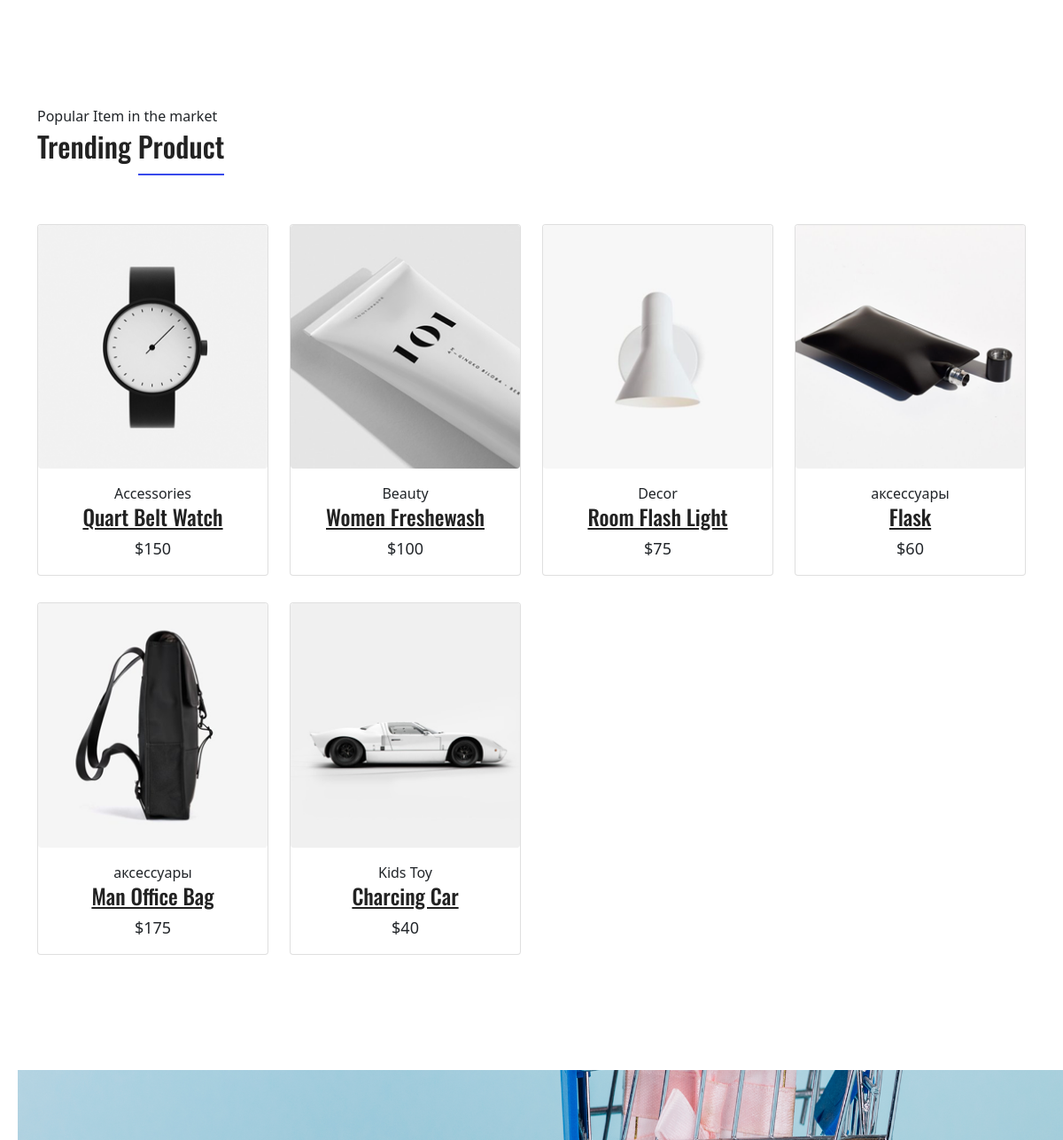
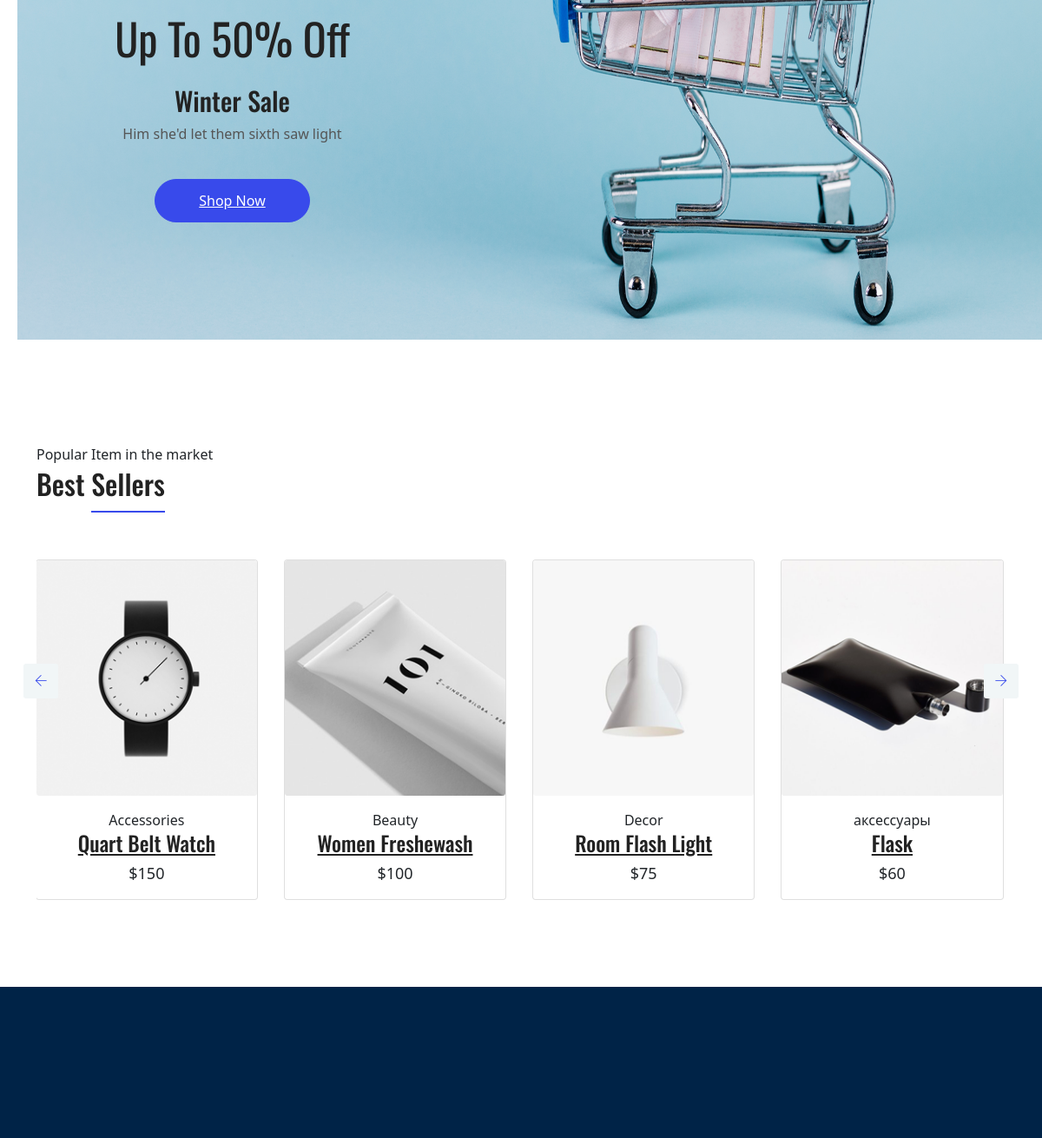
Before: / (middle part) with the older database file (2 pictures, top to bottom).
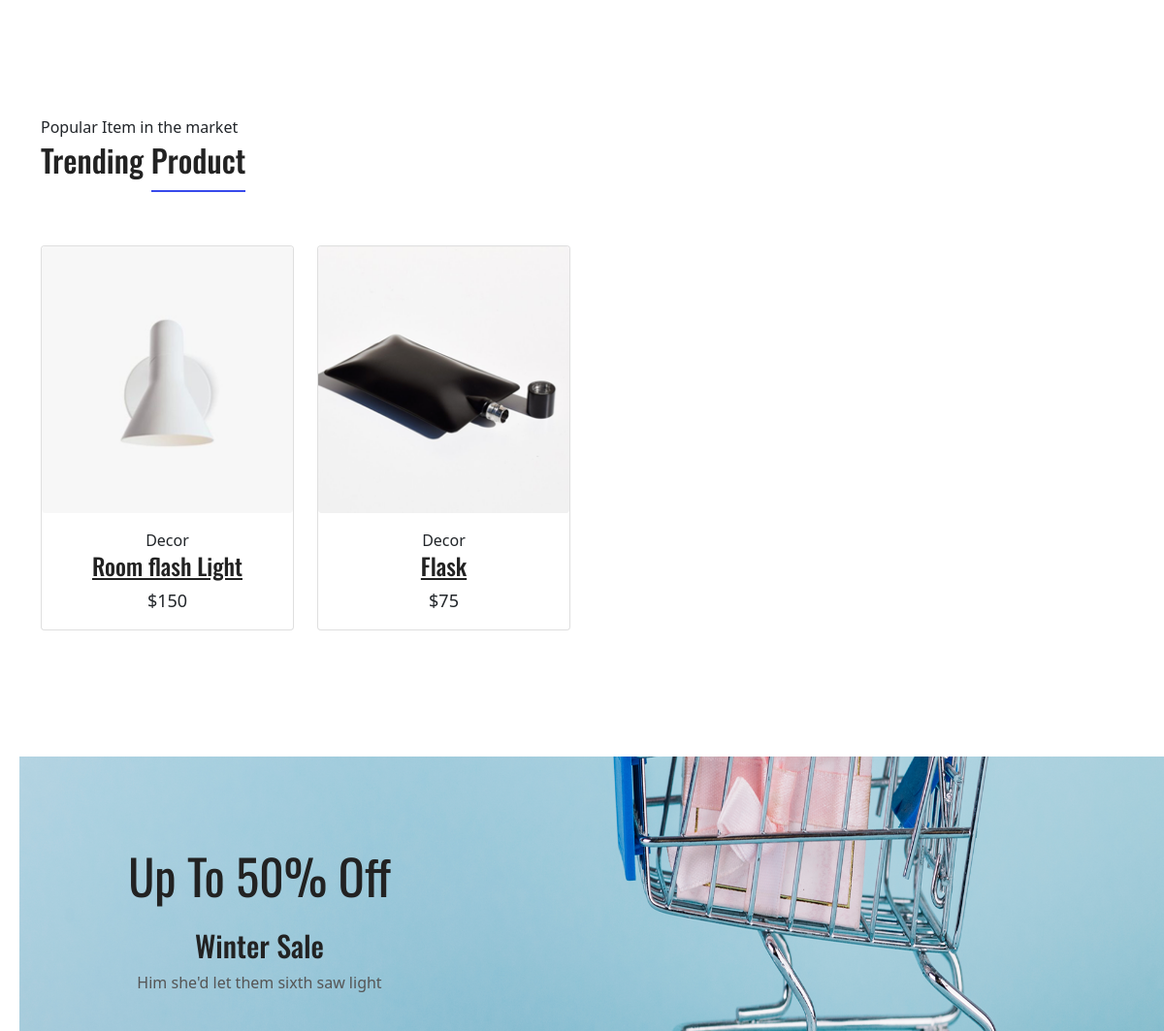
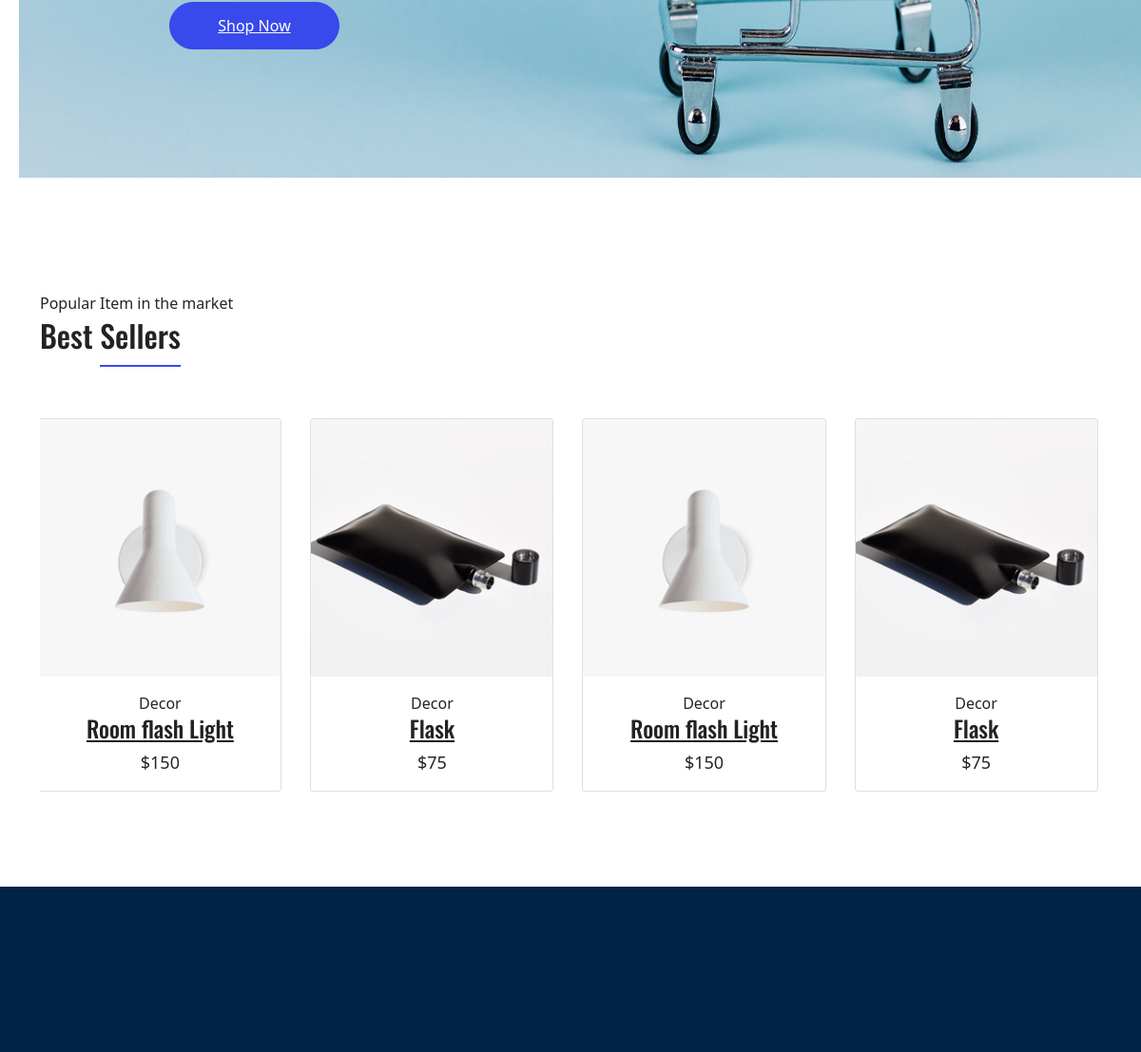
After: the same page with the newer database file (2 pictures, top to bottom).
### shop/models.py (models this page shows, shortened)
class Product(db.Model):
    __tablename__ = 'products'
    id = db.Column(db.Integer(), primary_key=True)
    title = db.Column(db.String(), nullable=False)
    price = db.Column(db.Integer(), nullable=False)
    category = db.Column(db.String(), nullable=False)
    availibility = db.Column(db.String(), nullable=False)
    description = db.Column(db.Text(), nullable=False)
    image = db.Column(db.String(), nullable=False)
    buy = db.relationship('Buy', backref='product', lazy=True)

### shop/routes.py (the view)
@app.route('/')
def index():
    products = Product.query.all()
    return render_template('index.html', products=products)

### shop/templates/index.html (shortened to what this page needs)
{% extends 'base.html' %}
{% block content %}
<main class="site-main">
  <section class="section-margin calc-60px">
    <div class="container">
      <div class="section-intro pb-60px">
        <p>Popular Item in the market</p>
        <h2>Trending <span class="section-intro__style">Product</span></h2>
      </div>
      <div class="row">
        {% for product in products %}
        <div class="col-md-6 col-lg-4 col-xl-3">
          <div class="card text-center card-product">
            <div class="card-product__img">
              <img class="card-img" src="{{ url_for('static', filename='img/product/' + product.image) }}" alt="">
            </div>
            <div class="card-body">
              <p>{{ product.category }}</p>
              <h4 class="card-product__title"><a href="{{ url_for('product_detail', product_id=product.id)}}">{{ product.title }}</a></h4>
              <p class="card-product__price">${{ product.price }}</p>
            </div>
          </div>
        </div>
        {% endfor %}
      </div>
    </div>
  </section>
  <section class="offer" id="parallax-1" data-anchor-target="#parallax-1" data-300-top="background-position: 20px 30px"
    data-top-bottom="background-position: 0 20px">
    <div class="container">
      <div class="row">
        <div class="col-xl-5">
          <div class="offer__content text-center">
            <h3>Up To 50% Off</h3>
            <h4>Winter Sale</h4>
            <p>Him she'd let them sixth saw light</p>
            <a class="button button--active mt-3 mt-xl-4" href="#">Shop Now</a>
          </div>
        </div>
      </div>
    </div>
  </section>
  <section class="section-margin calc-60px">
    <div class="container">
      <div class="section-intro pb-60px">
        <p>Popular Item in the market</p>
        <h2>Best <span class="section-intro__style">Sellers</span></h2>
      </div>
      <div class="owl-carousel owl-theme" id="bestSellerCarousel">
        {% for product in products %}
        <div class="card text-center card-product">
          <div class="card-product__img">
            <img class="img-fluid" src="{{ url_for('static', filename='img/product/' + product.image) }}" alt="">
          </div>
          <div class="card-body">
            <p>{{ product.category }}</p>
            <h4 class="card-product__title"><a href="">{{ product.title }}</a></h4>
            <p class="card-product__price">${{ product.price }}</p>
          </div>
        </div>
        {% endfor %}
      </div>
    </div>
  </section>
</main>
{% endblock %}

Changed rows visible on the page:
removed Product: image (picture), category "Decor", title "Room Flash Light", price "75"
removed Product: image (picture), category "аксессуары", title "Flask", price "60"
removed Product: image (picture), category "аксессуары", title "Man Office Bag", price "175", shown under "Trending Product"
removed Product: image (picture), category "Kids Toy", title "Charcing Car", price "40", shown under "Trending Product"
changed Product: image: a different picture; category "Accessories" → "Decor"; title "Quart Belt Watch" → "Room flash Light"
changed Product: image: a different picture; category "Beauty" → "Decor"; title "Women Freshewash" → "Flask"; price "100" → "75"
